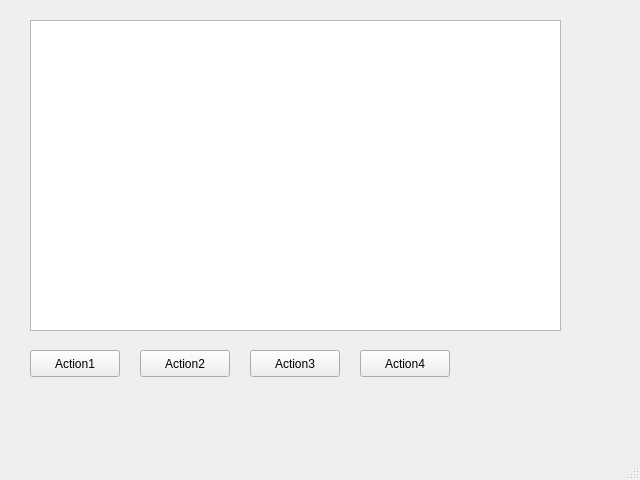
<?xml version="1.0" encoding="UTF-8"?>
<ui version="4.0">
 <class>MainWindow</class>
 <widget class="QMainWindow" name="MainWindow">
  <property name="geometry">
   <rect>
    <x>0</x>
    <y>0</y>
    <width>640</width>
    <height>480</height>
   </rect>
  </property>
  <property name="windowTitle">
   <string>MainWindow</string>
  </property>
  <widget class="QWidget" name="centralwidget">
   <widget class="QPushButton" name="action1">
    <property name="geometry">
     <rect>
      <x>30</x>
      <y>350</y>
      <width>90</width>
      <height>27</height>
     </rect>
    </property>
    <property name="text">
     <string>Action1</string>
    </property>
   </widget>
   <widget class="QPushButton" name="action2">
    <property name="geometry">
     <rect>
      <x>140</x>
      <y>350</y>
      <width>90</width>
      <height>27</height>
     </rect>
    </property>
    <property name="text">
     <string>Action2</string>
    </property>
   </widget>
   <widget class="QPushButton" name="action4">
    <property name="geometry">
     <rect>
      <x>360</x>
      <y>350</y>
      <width>90</width>
      <height>27</height>
     </rect>
    </property>
    <property name="text">
     <string>Action4</string>
    </property>
   </widget>
   <widget class="QPushButton" name="action3">
    <property name="geometry">
     <rect>
      <x>250</x>
      <y>350</y>
      <width>90</width>
      <height>27</height>
     </rect>
    </property>
    <property name="text">
     <string>Action3</string>
    </property>
   </widget>
   <widget class="QGraphicsView" name="graphicsView">
    <property name="geometry">
     <rect>
      <x>30</x>
      <y>20</y>
      <width>531</width>
      <height>311</height>
     </rect>
    </property>
   </widget>
  </widget>
  <widget class="QMenuBar" name="menubar">
   <property name="geometry">
    <rect>
     <x>0</x>
     <y>0</y>
     <width>640</width>
     <height>25</height>
    </rect>
   </property>
  </widget>
  <widget class="QStatusBar" name="statusbar"/>
 </widget>
 <resources/>
 <connections/>
</ui>
